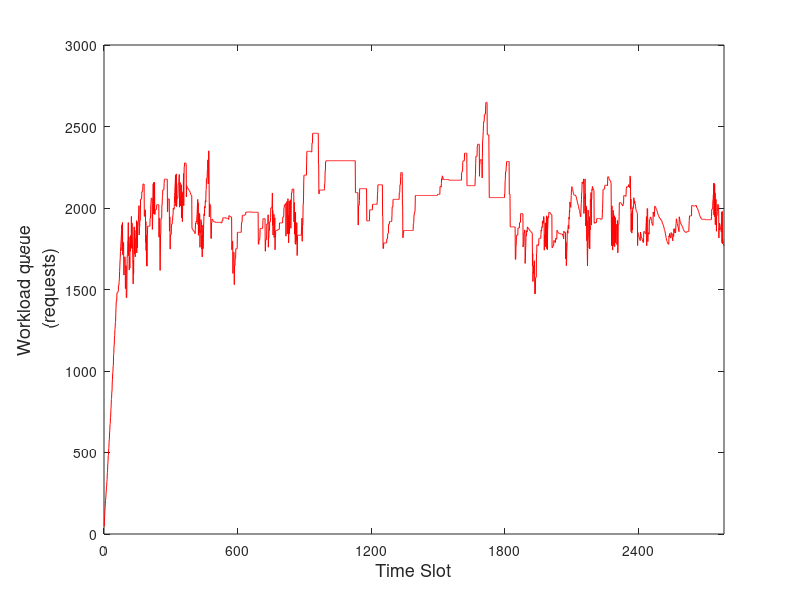

This chart was generated by the following MATLAB code: (Note: this script raises an error after producing the figure.)
%% ------------workload queue--------------
clc,clear
load ./data/main_ad2_sim2_data_Vmax_E300
figure(7)
for d=1:1
%     subplot(1,2,2)
    plot(data_Q(d,:),'color','r')
    set(gca,'FontSize',10)
    xlabel('Time Slot','FontSize',13)
    ylabel({'Workload queue',' (requests)'},'FontSize',13)
    axis([0 inf 0 3000])
    set(gca,'xtick',[0:600:tmax])
    ax=gca;
    ax.YAxis.Exponent = 3;
    legend({['DC',num2str(d)]},'location','southeast','FontSize',13)
end
set(gcf,'position',[50 300 400 240]) 
% saveas(gcf,'E:\Com\Ctex\new\pt7_Q','epsc')

